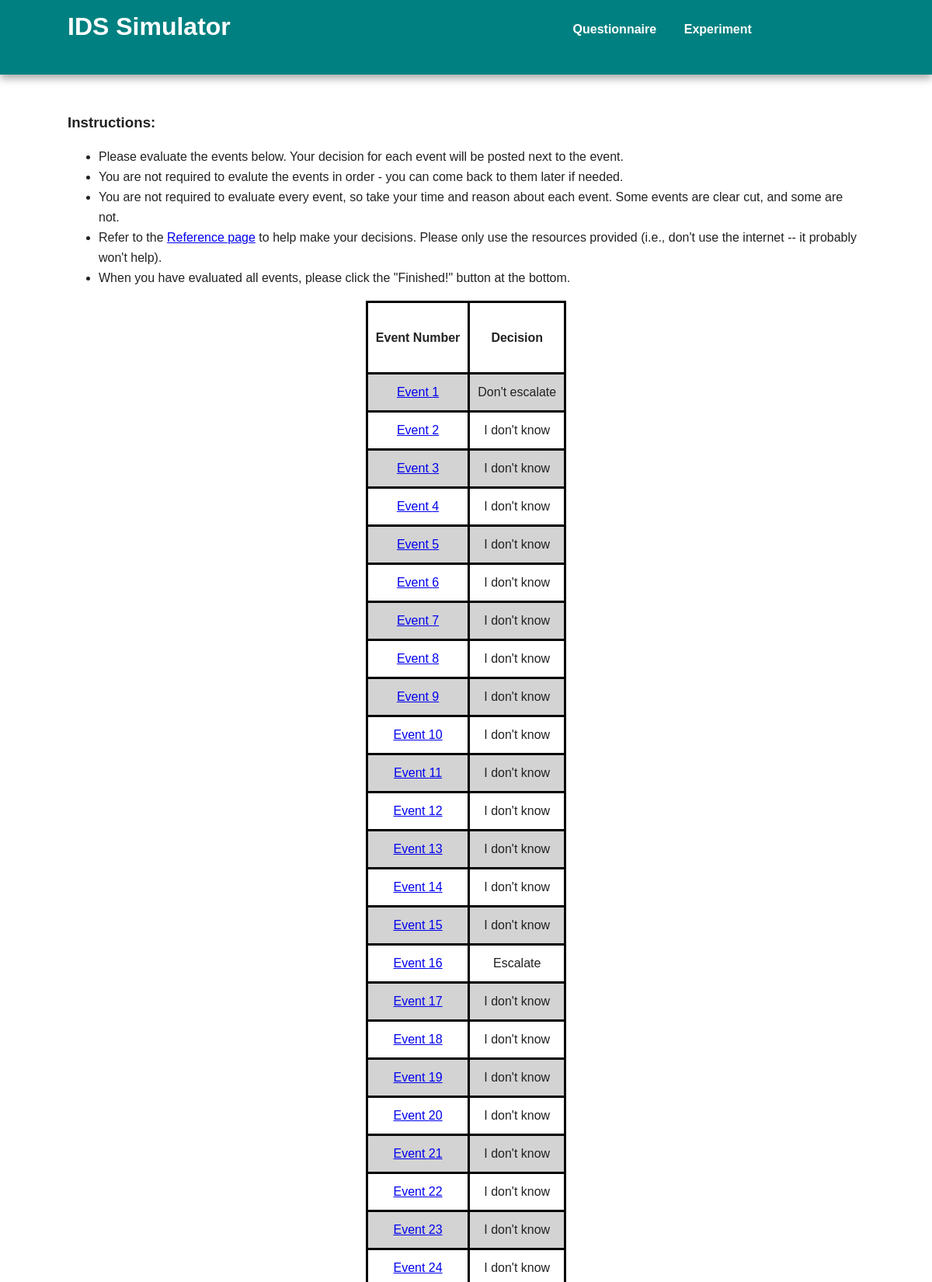
The app's page /experiment (signed in, upper part) with its own data.
### models.py (models this page shows)
class Event(db.Model):
    id = db.Column(db.Integer, primary_key=True)
    should_escalate = db.Column(db.String(25))
    country_of_authentication1 = db.Column(db.String(25))
    number_successful_logins1 = db.Column(db.String(25))
    number_failed_logins1 = db.Column(db.String(25))
    source_provider1 = db.Column(db.String(50))
    country_of_authentication2 = db.Column(db.String(25))
    number_successful_logins2 = db.Column(db.String(25))
    number_failed_logins2 = db.Column(db.String(25))
    source_provider2 = db.Column(db.String(50))
    time_between_authentications = db.Column(db.String(25))
    vpn_confidence = db.Column(db.String(5))

class EventDecision(db.Model):
    id = db.Column(db.Integer, primary_key=True)
    user = db.Column(db.String(50))
    event_id = db.Column(db.Integer)
    escalate = db.Column(db.String(15))
    confidence = db.Column(db.String(1))
    time_event_decision = db.Column(db.DateTime)
    def __repr__(self):
        return self.escalate

### crywolf.py (the view)
@app.route('/experiment', methods = ["GET", "POST"])
@login_required
def experiment():
    user = models.User.query.filter_by(username = current_user.username).first()
    if request.method == "GET" and user.time_begin == None:
        local_user = db.session.merge(user)
        local_user.time_begin = datetime.datetime.now()
        db.session.add(local_user)
        db.session.commit()
    if request.method == "POST":
        local_user = db.session.merge(user)
        local_user.experiment_complete = True
        db.session.add(local_user)
        db.session.commit()
        return redirect(url_for('postsurvey'))
    ids = [int(id) for id in current_user.events.split(",")]
    ids.insert(25, 73) #This is the most obvious "Escalate" event. Everyone sees this.
    ids.insert(6,74) #This is the "Please just select 'Escalate' event"
    ids.insert(43,75) #This is the "Please just select 'Don't escalate' event"
    eventsList = []   #This will store an eventID and eventDecision tuple
    for id in ids:
        eventsList.append((models.Event.query.get(id),
                          models.EventDecision.query.filter_by(user = current_user.username, event_id = id).
                            order_by(models.EventDecision.time_event_decision.desc()).first())
                         )
    return render_template('experiment.html', eventsList=eventsList)

### crywolf.py (called while the page is built)
@login_manager.user_loader
def load_user(user_id):
    return models.User.query.get(user_id)

### templates/experiment.html (shortened to what this page needs)
{% extends "base.html" %}
{% block content %}
    <div>
        <h3>Instructions:</h3>
        <ul>
            <li>Please evaluate the events below. Your decision for each event will be posted next to the event.</li>
            <li>You are not required to evalute the events in order - you can come back to them later if needed.</li>
            <li>You are not required to evaluate every event, so take your time and reason about each event. Some events are clear cut, and some are not. </li>
            <li>Refer to the <a href="{{ url_for('reference') }}">Reference page</a> to help make your decisions. Please only use the resources provided (i.e., don't use the internet -- it probably won't help).</li>
            <li>When you have evaluated all events, please click the "Finished!" button at the bottom.</li>
        </ul>
        {% set count = namespace(a=0) %}
        <!-- {% for event, decision in eventList %}
            {% if decision == None %}
                {% set count.a = count.a + 1 %}
            {% endif %}
        {% endfor %}
        <h2>Unprocessed Alerts: {{ count.a }}</h2> -->
        <table align="center">
           <tr>
               <td><h4>Event Number</h4></td><td><h4>Decision</h4></td>
           </tr>
            {% for event, decision in eventsList %}
                <tr>
                    <td><a href="{{ url_for('eventPage', eventId = event.id) }}"> Event {{ loop.index }}</a></td>
                    <td>{% if decision != None %}
                            {{ decision }}
                        {% else %}
                            {% set count.a = count.a + 1 %}
                        {% endif %}
                    </td>
                </tr>
            {% endfor %}
        </table>
    </div>
{% endblock %}

### static/css/main.css (style rules this page uses)
html { color: #222; font-size: 1em; line-height: 1.4; }
body { font: 16px/26px Helvetica, Helvetica Neue, Arial; }

### templates/experiment.html (style rules this page uses)
table, th, td { border: 3px solid black; text-align: center; padding: 10px; }
tr:nth-child(even) { background-color: lightgrey; }

### records on screen
Event: escalate "Don't escalate"
Event: escalate "I don't know"
Event: escalate "I don't know"
Event: escalate "I don't know"
Event: escalate "I don't know"
Event: escalate "I don't know"
Event: escalate "I don't know"
Event: escalate "I don't know"
Event: escalate "I don't know"
Event: escalate "I don't know"
Event: escalate "I don't know"
Event: escalate "I don't know"
Event: escalate "I don't know"
Event: escalate "I don't know"
Event: escalate "I don't know"
Event: escalate "Escalate"
Event: escalate "I don't know"
Event: escalate "I don't know"
Event: escalate "I don't know"
Event: escalate "I don't know"
Event: escalate "I don't know"
Event: escalate "I don't know"
Event: escalate "I don't know"
Event: escalate "I don't know"
